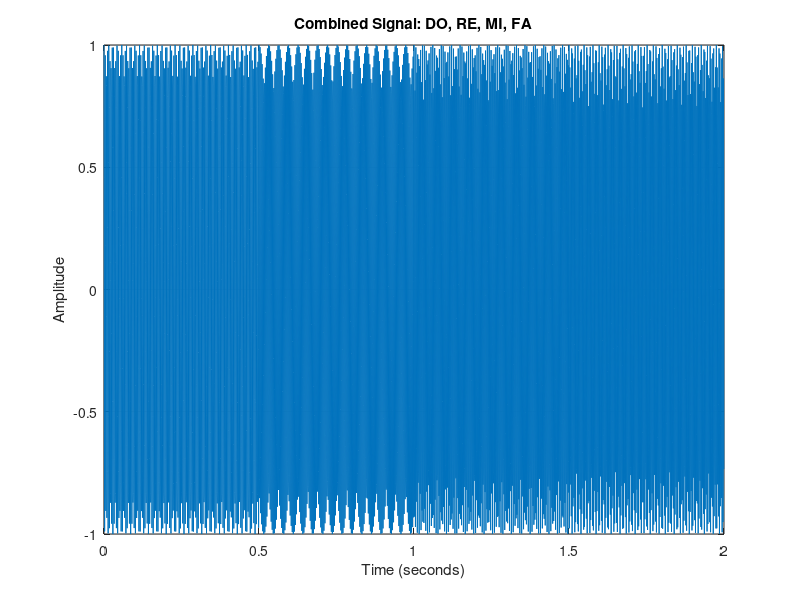
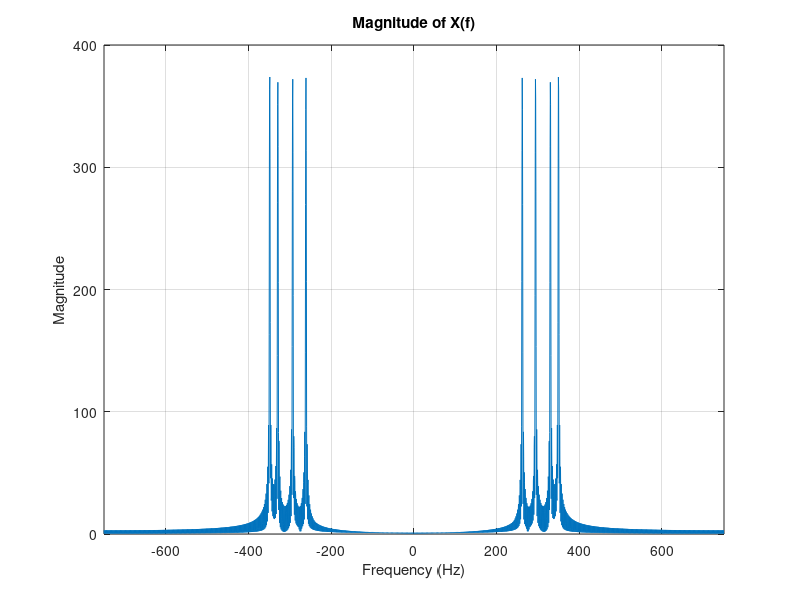

Recreate these plots in MATLAB, in order.
% Q1
f0 = 440;
alpha = 2^(1/12);

T = 0.5;
fs = 1500;   % Sampling rate (Hz)
N = round(T * fs); % N = number of samples for the entire signal

% DO
f1 = f0 * alpha^(-9);
x1 = cos(2*pi*f1*(0:N-1)/fs);
% RE
f2 = f0 * alpha^(-7);
x2 = cos(2*pi*f2*(0:N-1)/fs);
% MI
f3 = f0 * alpha^(-5);
x3 = cos(2*pi*f3*(0:N-1)/fs);
% FA
f4 = f0 * alpha^(-4);
x4 = cos(2*pi*f4*(0:N-1)/fs);

combined_signal = [x1, x2, x3, x4];

% Q2
audiowrite('sequential_signal.wav', combined_signal, fs);

% Q3
t = (0:length(combined_signal)-1) / fs;
plot(t, combined_signal);
xlabel('Time (seconds)');
ylabel('Amplitude');
title('Combined Signal: DO, RE, MI, FA');
grid on;

% Q4
energy_time_domain = sum(abs(combined_signal).^2);
fprintf('Energy of the combined signal in the time domain: %f\n', energy_time_domain);

% Q5-7
% Compute the FFT
X = fftshift(fft(combined_signal));

% Compute the frequency axis
frequencies = linspace(-fs/2, fs/2, length(X));

% Plot the magnitude of X(f)
figure;
plot(frequencies, abs(X));
xlabel('Frequency (Hz)');
ylabel('Magnitude');
title('Magnitude of X(f)');
grid on;

% Set the x-axis limits
xlim([-fs/2 fs/2]);

% Compute the energy in the frequency domain
energy_frequency_domain = (1/length(combined_signal)) * sum(abs(X).^2);
fprintf('Energy of the combined signal in the frequency domain: %f\n', energy_frequency_domain);










